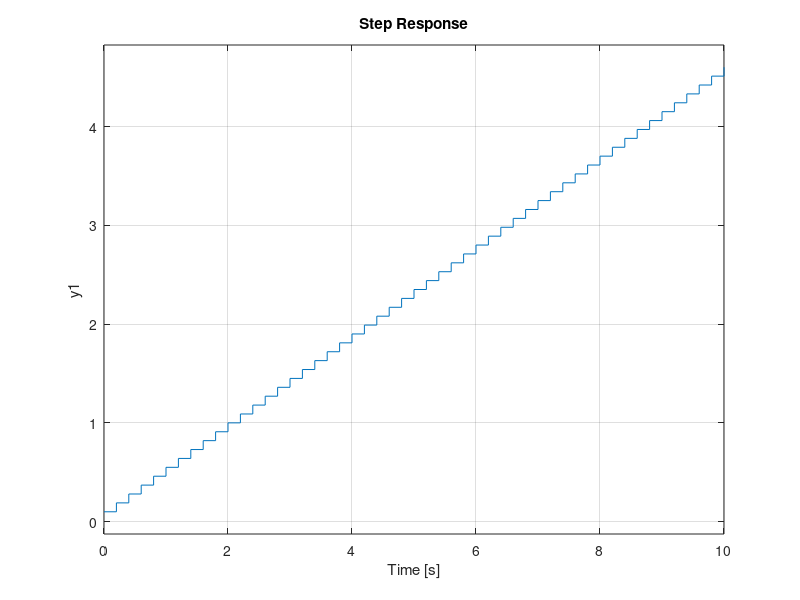
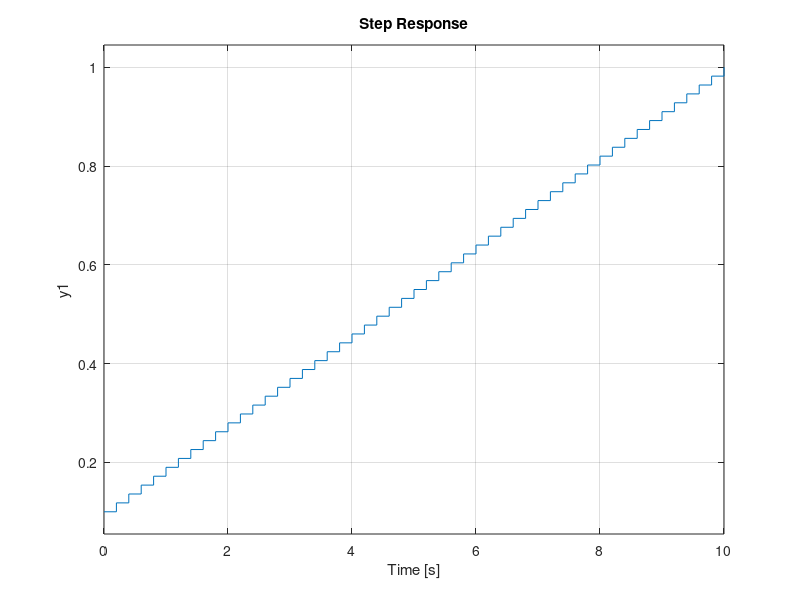

Recreate these plots in MATLAB, in order.
% domysla metoda dyskretyzacji to ZOH
clc
clear all
close all
s = tf('s');
Tp = 0.2;
z = tf('z', 0.2)

%{
% Transmitancja regulatora ciągłego
Kp = 0.6;
Ki = 0.25;
Kd = 0.5;

G_R = Kp + Ki/s + Kd*s;
%G_otwarty = (3*Kd*s^2+3*Kp*s+Ki) / (4*s^3+2*s^2+s)
%}

% Transmitancja regulatora dyskretnego
Kp = 0.1;
Ki = 0.09;

G_R = Kp + Ki/(z-1)
G_RT = Kp + (Ki*Tp)/(z-1)
figure; step(G_R);
figure; step(G_RT);

% Transmitancja obiektu
k = 3;
T = 2;
ksi = 0.5;

G = k / (T^2*s^2 + 2*ksi*T*s + 1)
Gz = c2d(G, Tp)
bieguny_ob = eig(G);
%figure; step(G, Gz)

% Transmitancja układu





%%%%%%%%%%%%%%%%%%%%%%%%%%%%%%%%%%%%%%%%%%%%%%%%%%%%%%%%%%%%%%%%%%%%%%%%%%%
% pierdolety

%{
xx=0;
for i=1:10
    xx=xx+1; %koncowe xx=10
end


funkcja(4);

function yy = funkcja(x5)
    yy = 2 * x5;
end
%}



